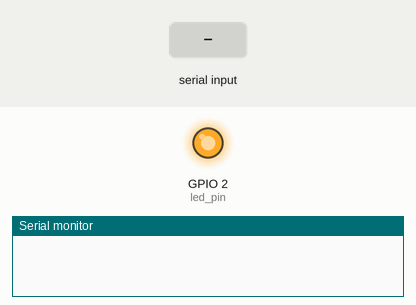
Recording of a sketch running on a simulated ESP32. Shown: output pins drawn as LEDs (lit = HIGH), the last lines printed to the serial monitor. Dashed ring = blinking. Inputs (shaded band) come from the test bench.

Above: at 2.2 s.
2.3 s: "5\n" received over Serial
At 3.9 s:
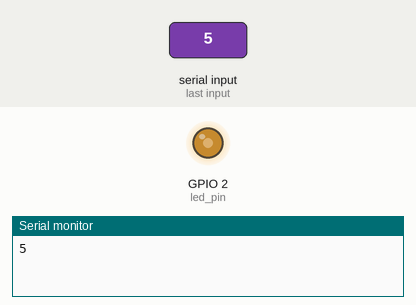
4.2 s: "90,45\n" received over Serial
At 4.43 s:
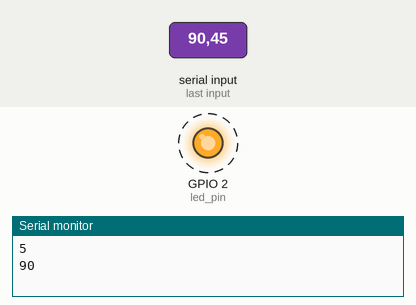
Timing chart, 0 to 13.2 s (numbered marks = the images above; inputs shaded):
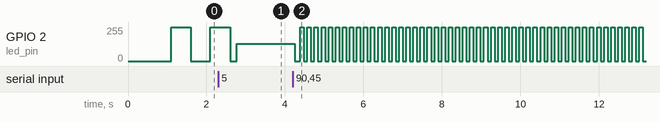

The sketch:

FreeRTOS_serial_read.ino
```cpp
// Use only 1 core for demo purpose
#if CONFIG_FREERTOS_UNICORE
static const BaseType_t app_cpu = 0;
#else
static const BaseType_t app_cpu = 1;
#endif

#include <stdlib.h>

static const uint8_t led_pin = LED_BUILTIN;

static TaskHandle_t Serial_task_handler = NULL, LED_blink_handler = NULL;
static SemaphoreHandle_t xMutex = NULL;

void Serial_task(void *pvParameters);
void LED_task(void *pvParameters);

void setup() {

  // Serial connection
  Serial.begin(9600);
  vTaskDelay(1000 / portTICK_PERIOD_MS);

  // Mutex declaration
  xMutex = xSemaphoreCreateBinary();
  while(xMutex == NULL){
    Serial.println("Semaphore is null!!");
  }

    pinMode(led_pin, OUTPUT);

  // Tasks
  xTaskCreatePinnedToCore(
    Serial_task,
    "Serial Task",
    1024,
    NULL,
    1,
    &Serial_task_handler,
    app_cpu
  );
  xTaskCreatePinnedToCore(
    LED_task,
    "LED Task",
    1024,
    NULL,
    1,
    &LED_blink_handler,
    app_cpu
  );
}

uint16_t delay_time = 500;

void Serial_task(void *pvParameters){
  uint8_t buf_len = 20;
  uint8_t c;
  uint8_t cIndex;
  char buf[buf_len];
  memset(buf, 0, buf_len);
  while(1){
    if(Serial.available() > 0){
      c = Serial.read();

      if(c == '\n'){
        xSemaphoreTake(xMutex, 100);
        delay_time = atoi(buf);
        Serial.println(delay_time);
        memset(buf, 0, buf_len);
        cIndex = 0;
      }
      else{
        if (cIndex < buf_len - 1) {
          buf[cIndex] = c;
          cIndex ++;
        }
      }
    }
  }
}

void LED_task(void *pvParameters){
  uint16_t time_variable;
  while(1){
    xSemaphoreTake(xMutex, 100);
    time_variable = delay_time;
    xSemaphoreGive(xMutex);
    digitalWrite(led_pin, HIGH);
    vTaskDelay(delay_time / portTICK_PERIOD_MS);
    digitalWrite(led_pin, LOW);
    vTaskDelay(delay_time / portTICK_PERIOD_MS);
  }
}

void loop() {
  // put your main code here, to run repeatedly:

}
```

Measured:
- after the input at 4.2 s, GPIO 2 (led_pin): alternates 255/255 for 0.09 s and 0/255 for 0.09 s, starting after 0.05 s
